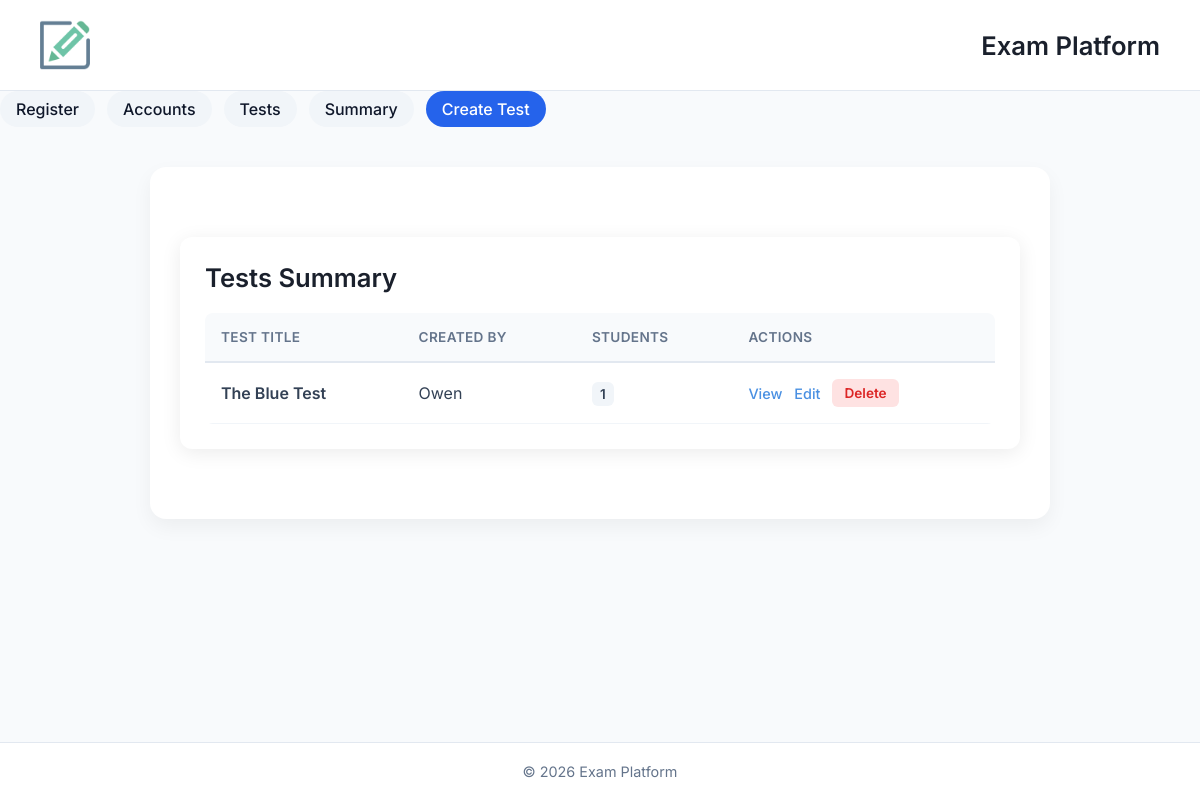
Before: /tests/summary with the older database file.
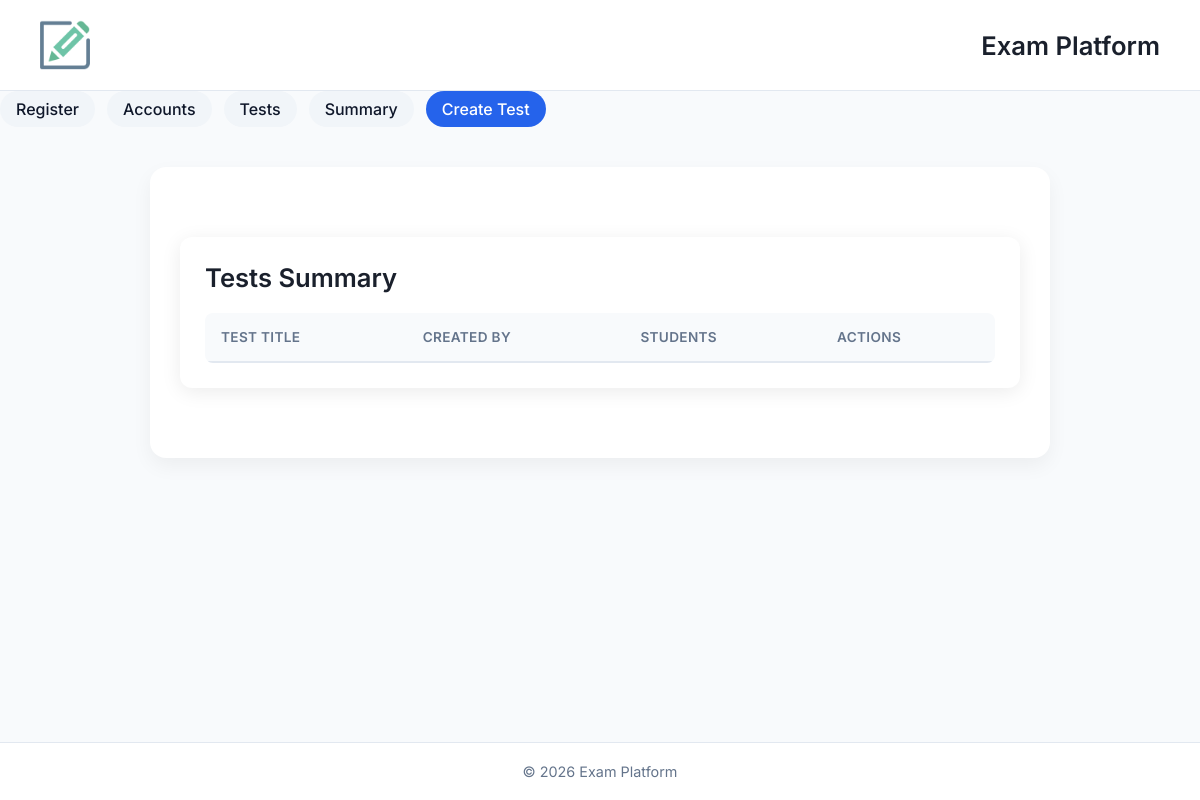
After: the same page with the newer database file.
### app/models/test.py (models this page shows)
class Test(db.Model):
    __tablename__ = "tests"
    id = db.Column(db.Integer, primary_key=True)
    title = db.Column(db.String(255))
    teacher_id = db.Column(db.Integer, db.ForeignKey("users.id"))
    is_timed = db.Column(db.Boolean, default=False)
    duration = db.Column(db.Integer, nullable=True)
    created_at = db.Column(db.DateTime, default=db.func.current_timestamp())
    teacher = db.relationship("User", back_populates="tests_created")
    questions = db.relationship("Question", back_populates="test", lazy=True)
    submissions = db.relationship("Submission", back_populates="test", lazy="select")

### app/models/user.py (models this page shows)
class User(db.Model):
    __tablename__ = "users"
    id = db.Column(db.Integer, primary_key=True)
    name = db.Column(db.String(100))
    email = db.Column(db.String(100))
    role = db.Column(db.Enum("student", "teacher"))
    created_at = db.Column(db.DateTime, default=db.func.current_timestamp())
    submissions = db.relationship(
        "Submission",
        back_populates="student",
        foreign_keys="Submission.student_id"
    )
    graded_submissions = db.relationship(
        "Submission",
        back_populates="grader",
        foreign_keys="Submission.graded_by"
    )
    tests_created = db.relationship("Test", back_populates="teacher")

### app/routes/routes.py (the view)
@bp.route("/tests/summary")
def tests_summary():
    tests = Test.query.all()
    tests_info = []
    for t in tests:
        student_count = Submission.query.filter_by(test_id=t.id).count()
        tests_info.append({
            "id": t.id,
            "title": t.title,
            "teacher": t.teacher,  # pass the whole teacher object
            "student_count": student_count
        })
    return render_template("tests_summary.html", tests=tests_info)

### app/templates/tests_summary.html (shortened to what this page needs)
{% extends "base.html" %}
{% block content %}
<div class="summary-card">
    <div class="table-header">
        <h1>Tests Summary</h1>
    </div>
    <table>
        <thead>
            <tr>
                <th>Test Title</th>
                <th>Created By</th>
                <th>Students</th>
                <th>Actions</th>
            </tr>
        </thead>
        <tbody>
            {% for test in tests %}
            <tr>
                <td style="font-weight: 600;">{{ test.title }}</td>
                <td>{{ test.teacher.name if test.teacher else "N/A" }}</td>
                <td><span class="count-badge">{{ test.student_count }}</span></td>
                <td>
                    <div class="actions">
                        <a href="/test/{{ test.id }}/summary" class="btn-link">View</a>
                        <a href="/test/{{ test.id }}/edit" class="btn-link">Edit</a>
                        <form method="POST" action="/test/{{ test.id }}/delete" style="margin:0;">
                            <button type="submit" class="btn-delete" onclick="return confirm('Are you sure?')">Delete</button>
                        </form>
                    </div>
                </td>
            </tr>
            {% endfor %}
        </tbody>
    </table>
</div>
{% endblock %}

Changed rows visible on the page:
removed Test: title "The Blue Test", teacher "Owen", student_count "1"
